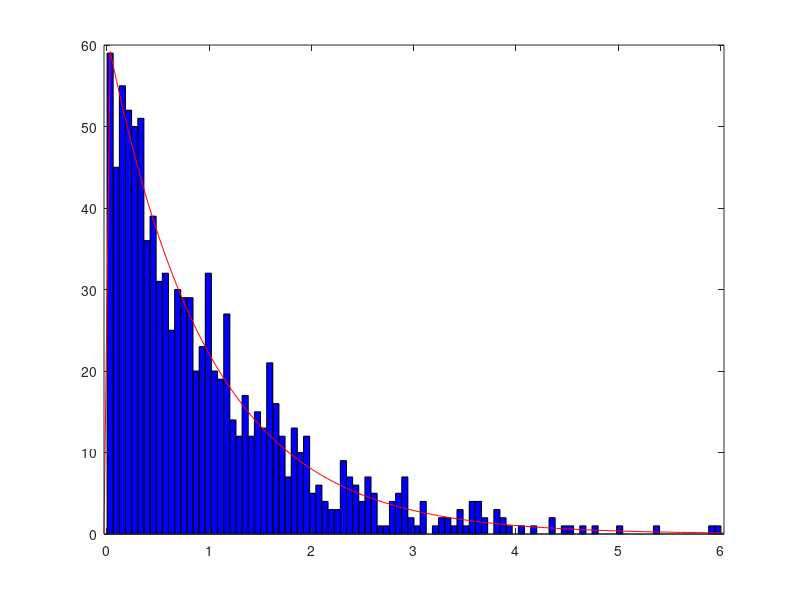

Here is the MATLAB script that generated this plot:
% Chrysa Tsimperi
% Data Analysis 2021
% Chapter 2 Excerise 2
% Generation of data from exponential distribution using the inverse from uniform.

close all;
clc;
clear;

n = 1000;
lamda = 1;

x = rand(n,1);      % uniformly distributed random variables
y = -(1/lamda)*log(1-x); 

% Histogram of y and an exponential distribution fit
nbins = 100;
histfit(y,nbins,'exponential');